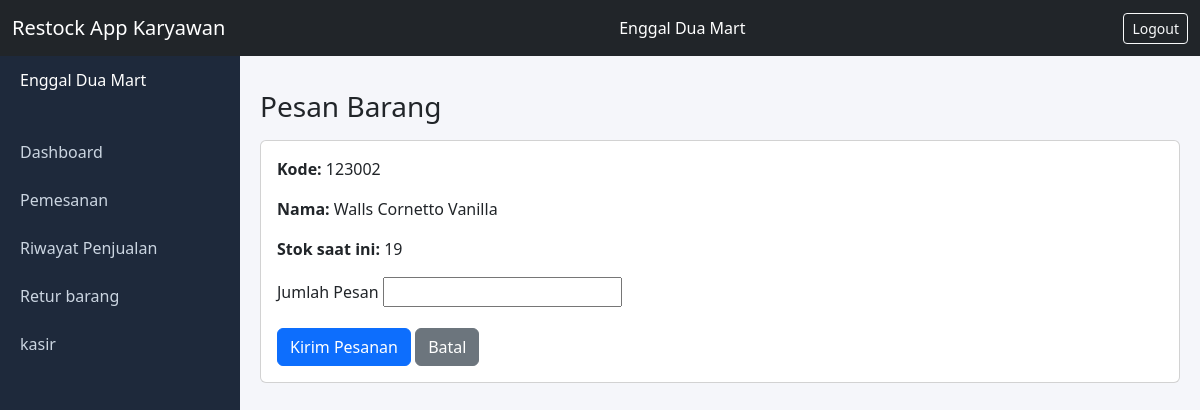
The page /pemesanan/tambah/123002/ (signed in) on the database its author committed.
### inventory/models.py (models this page shows, shortened)
class Barang(models.Model):
    kategori = models.ForeignKey(
        KategoriBarang,
        on_delete=models.CASCADE
    )
    kode_barang = models.IntegerField(
        primary_key=True,
        editable=False
    )
    nama_barang = models.CharField(max_length=100)
    stock = models.IntegerField()
    harga = models.DecimalField(max_digits=12, decimal_places=2)
    batas_minimal = models.IntegerField(default=15)

### inventory/views.py (the view)
        def wrapper(request, *args, **kwargs):
            user_role = request.session.get('role')
            if user_role not in allowed_roles:
                return HttpResponseForbidden("Tidak punya akses.")
            return view_func(request, *args, **kwargs)

### inventory/views.py
class PemesananForm(forms.ModelForm):
    class Meta:
        model = Pemesanan
        fields = ['jumlah']

### inventory/views.py (called while the page is built)
def require_login(view_func):
    def wrapper(request, *args, **kwargs):
        if not request.session.get('user_id'):
            return redirect('login')
        return view_func(request, *args, **kwargs)
    return wrapper

def require_role(*allowed_roles):
    def decorator(view_func):
        def wrapper(request, *args, **kwargs):
            user_role = request.session.get('role')
            if user_role not in allowed_roles:
                return HttpResponseForbidden("Tidak punya akses.")
            return view_func(request, *args, **kwargs)
        return wrapper
    return decorator

@require_login
@require_role('karyawan')
def pemesanan_create(request, kode_barang):
    barang = get_object_or_404(Barang, pk=kode_barang)
    user = get_object_or_404(User, pk=request.session.get('user_id'))
    if request.method == 'POST':
        form = PemesananForm(request.POST)
        if form.is_valid():
            pemesanan = form.save(commit=False)
            pemesanan.barang = barang
            pemesanan.user_2 = user
            pemesanan.status_2 = 'pending'
            pemesanan.save()
            return redirect('pemesanan_list')
    else:
        form = PemesananForm()
    return render(request, 'pemesanan_form.html', {
        'form': form,
        'barang': barang,
        'role' : 'karyawan'
    })

### inventory/templates/pemesanan_form.html (shortened to what this page needs)
{% extends 'base.html' %}
{% block content %}
<h3 class="mb-3">Pesan Barang</h3>
<div class="card">
  <div class="card-body">
    <p><strong>Kode:</strong> {{ barang.kode_barang }}</p>
    <p><strong>Nama:</strong> {{ barang.nama_barang }}</p>
    <p><strong>Stok saat ini:</strong> {{ barang.stock }}</p>
    <form method="post">
      <div class="mb-3">
        <label class="form-label">Jumlah Pesan</label>
        {{ form.jumlah }}
      </div>
      <button type="submit" class="btn btn-primary">Kirim Pesanan</button>
      <a href="{% url 'dashboard' %}" class="btn btn-secondary">Batal</a>
    </form>
  </div>
</div>
{% endblock %}

### inventory/templates/base.html (style rules this page uses)
body { background:#f5f6fa; }

### rows shown on the page
Barang: kode_barang "123002", nama_barang "Walls Cornetto Vanilla", stock "19"
